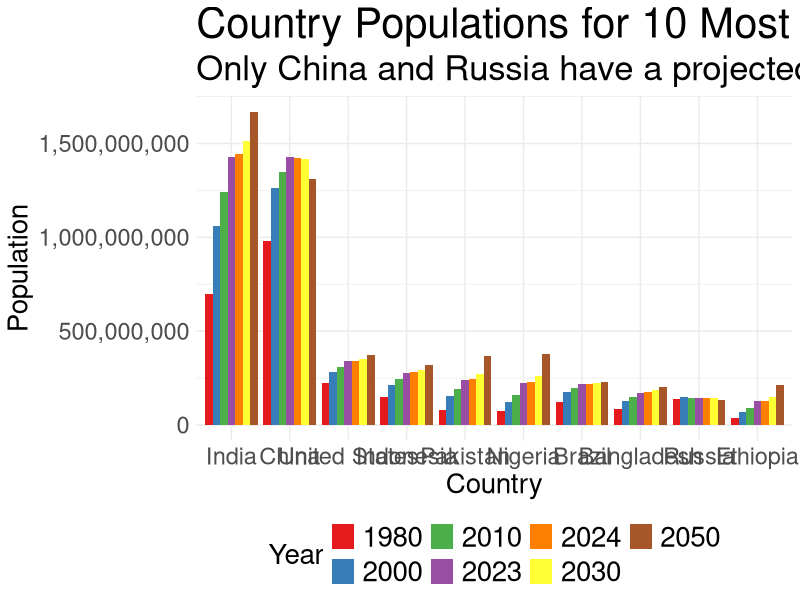

Reproduce this figure in R. (Note: this script raises an error after producing the figure.)
## ---- chunk 1
#| label: setup
#| message: false

library(tidyverse)
## ---- chunk 2
#| label: plot

# Makes a variable for the data.
original_data <- read_csv("2024Populations.csv", show_col_types = FALSE)

# Takes only the 10 most populated countries in 2024 (slice_head), then reorders it so that the data is descending (mutate 1), then takes the population columns and makes them each a row (pivot_longer and mutate 2).
bar_data <- original_data |>
  slice_head(n = 10) |>
    mutate(country = fct_reorder(country, pop2024, .desc = TRUE)) |>
      pivot_longer(cols = starts_with("pop"), names_to = "year", values_to = "population") |>
        mutate(year = str_replace(year, "pop", ""))

# Makes the actual bar plot (ggplot and geom_bar), changes the x-axis labels to comma format (scale_x_continuous), changes the bar colors (scale_fill_brewer), adds labels like a title, subtitle, etc. (labs), and changes the theme (theme_minimal), made text larger and legend on the bottom (theme).
# Not adding caption in labs() because there will be a separate "Sources" page.
country_pop <- ggplot(bar_data, aes(x = country, y = population, fill = year)) +
  geom_bar(stat = "identity", position = "dodge") +
    scale_y_continuous(labels = scales::comma_format()) +
      scale_fill_brewer(palette = "Set1") +
        labs(title = "Country Populations for 10 Most Populated Countries in 2024",
             subtitle = "Only China and Russia have a projected population decrease for 2030 and 2050",
             x = "Country",
             y = "Population",
             fill = "Year") +
          theme_minimal() +
            theme(plot.title = element_text(size = 30),
                  plot.subtitle = element_text(size = 25),
                  legend.text = element_text(size = 20),
                  legend.title = element_text(size = 20),
                  legend.position = "bottom",
                  axis.text = element_text(size = 17),
                  axis.title = element_text(size = 20))

# Saved graph as a png file.
ggsave("country-pop.png", country_pop, width = 15, height = 10, units = "in")

# Displayed graph on website.
knitr::include_graphics("country-pop.png")
